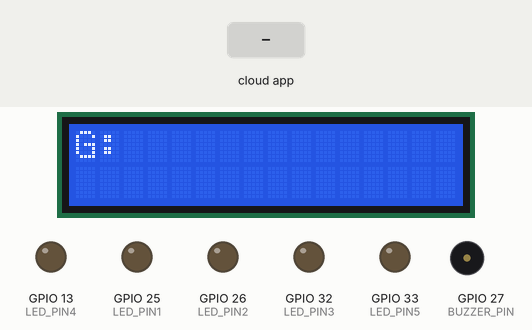
Simulated run of this sketch. Board: ESP32. Parts: 16×2 character LCD, output pins drawn as LEDs (lit = HIGH), buzzer (waves = sounding, pin HIGH). Dashed ring = blinking. The inputs (shaded band) are chosen by the test bench. WiFi joins after 1.5 s; servers stay silent unless stated; the Firebase database answers and starts empty; what the sketch prints to the serial monitor is not drawn.

Above: at 2.7 s.
2.8 s: the phone or cloud app sets detected_gesture to Water
At 3.5 s:
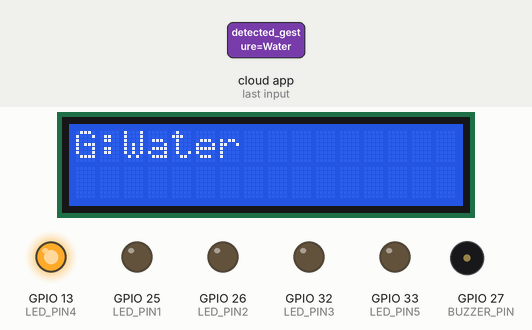
4.4 s: the phone or cloud app sets detected_gesture to Medicine
At 6.1 s:
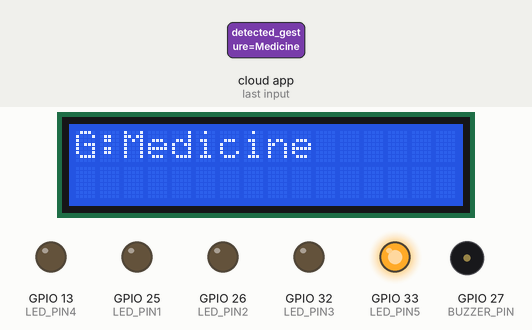
6.7 s: the phone or cloud app sets detected_gesture to Emergency
At 8.7 s:
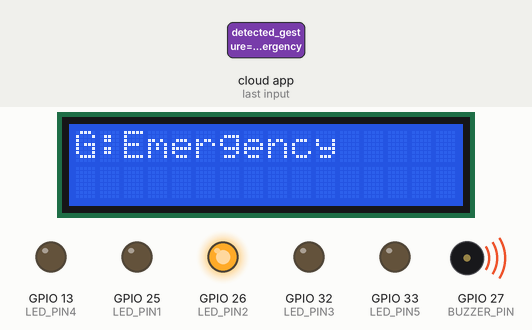
9.0 s: the phone or cloud app sets detected_gesture to Sanitation
At 10.5 s:
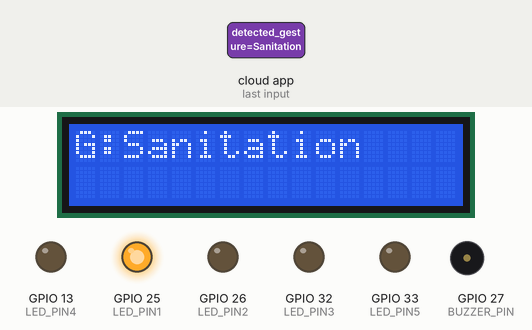
12.2 s: the phone or cloud app sets detected_gesture to Food
At 13.2 s:
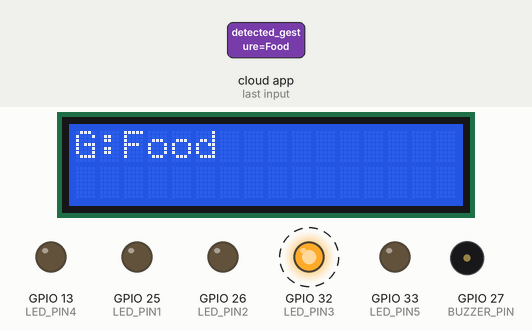
Timing chart, 0 to 14.7 s (numbered marks = the images above; inputs shaded):
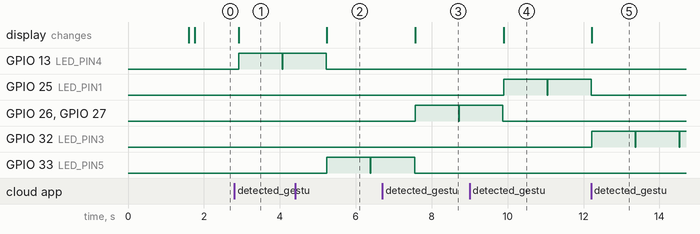

The sketch:

Led_buzzer_code.ino
```cpp
#include <Wire.h>
#include <LiquidCrystal_I2C.h>
#include <WiFi.h>
#include <FirebaseESP32.h>

// WiFi credentials
const char* ssid = "HMI";
const char* password = "12345678";

// Firebase configuration
FirebaseConfig config;
FirebaseAuth auth;
FirebaseData firebaseData;

// LCD setup: I2C address (0x27), 16 columns, 2 rows
LiquidCrystal_I2C lcd(0x27, 16, 2);

// Define LED and Buzzer pins
#define BUZZER_PIN 27
#define LED_PIN1 25   // Water - White
#define LED_PIN2 26   // Food - Blue
#define LED_PIN3 32   // Medicine - Green
#define LED_PIN4 13   // Emergency - Red
#define LED_PIN5 33   // Sanitation - Yellow (Updated)

void setup() {
  Serial.begin(115200);

  // Initialize LCD
  lcd.init();
  lcd.backlight();
  lcd.setCursor(0, 0);
  lcd.print("Starting...");

  // Set pin modes for LEDs and buzzer
  pinMode(BUZZER_PIN, OUTPUT);
  pinMode(LED_PIN1, OUTPUT);
  pinMode(LED_PIN2, OUTPUT);
  pinMode(LED_PIN3, OUTPUT);
  pinMode(LED_PIN4, OUTPUT);
  pinMode(LED_PIN5, OUTPUT);

  // Ensure all outputs are initially off
  digitalWrite(BUZZER_PIN, LOW);
  digitalWrite(LED_PIN1, LOW);
  digitalWrite(LED_PIN2, LOW);
  digitalWrite(LED_PIN3, LOW);
  digitalWrite(LED_PIN4, LOW);
  digitalWrite(LED_PIN5, LOW);

  // Connect to WiFi
  WiFi.begin(ssid, password);
  Serial.print("Connecting to WiFi");

  while (WiFi.status() != WL_CONNECTED) {
    Serial.print(".");
    delay(500);
  }
  Serial.println("\nWiFi Connected ✅");

  lcd.clear();
  lcd.setCursor(0, 0);
  lcd.print("WiFi Connected");

  // Set Firebase configuration
  config.host = "hmi1-99e38-default-rtdb.asia-southeast1.firebasedatabase.app";
  config.signer.tokens.legacy_token = "8pI4cyLRZUtMvmOj6qbbs8ta301iSmVis0iQfWDB";

  // Initialize Firebase
  Firebase.begin(&config, &auth);
  Firebase.reconnectWiFi(true);

  lcd.clear();
}

void loop() {
  // Read detected gesture from Firebase
  if (Firebase.getString(firebaseData, "/detected_gesture")) {
    if (firebaseData.dataType() == "string") {
      String detectedGesture = firebaseData.stringData();
      Serial.println("Detected Gesture: " + detectedGesture);

      // Turn off all LEDs and buzzer initially
      digitalWrite(BUZZER_PIN, LOW);
      digitalWrite(LED_PIN1, LOW);
      digitalWrite(LED_PIN2, LOW);
      digitalWrite(LED_PIN3, LOW);
      digitalWrite(LED_PIN4, LOW);
      digitalWrite(LED_PIN5, LOW);

      // Display detected gesture on LCD
      lcd.clear();
      lcd.setCursor(0, 0);
      lcd.print("G:" + detectedGesture);

      // Control LEDs and buzzer based on detected gesture
      if (detectedGesture == "Water") {

        digitalWrite(LED_PIN4, HIGH);   // Emergency LED (Red)
      } else if (detectedGesture == "Medicine") {
        digitalWrite(LED_PIN5, HIGH);   // Sanitation LED (Yellow)
      } else if (detectedGesture == "Emergency") {
        digitalWrite(LED_PIN2, HIGH);   // Food LED (Blue)
        digitalWrite(BUZZER_PIN, HIGH);
      } else if (detectedGesture == "Sanitation") {
        digitalWrite(LED_PIN1, HIGH);
          // Water LED (White)


      } else if (detectedGesture == "Food") {
        digitalWrite(LED_PIN3, HIGH);   // Medicine LED (Green)
      } else {
        Serial.println("Unknown Gesture: " + detectedGesture);
      }
    }
  } else {
    Serial.println("❌ Failed to retrieve data: " + firebaseData.errorReason());
    lcd.setCursor(0, 1);
    lcd.print("Firebase Error");
  }

  delay(1000);  // Check Firebase every second
}
```

Measured:
- after the input at 2.8 s, GPIO 13 (LED_PIN4): LOW → HIGH after 0.11 s, → LOW 1.2 s later, → HIGH 0.01 s later; the display: changes after 0.11 s (image 1)
- after the input at 4.4 s, GPIO 13 (LED_PIN4): goes on until 5.2 s, then stays LOW; GPIO 33 (LED_PIN5): LOW → HIGH after 0.84 s, → LOW 1.2 s later, → HIGH 0.01 s later; the display: changes after 0.84 s (image 2)
- after the input at 6.7 s, GPIO 26 (LED_PIN2), GPIO 27 (BUZZER_PIN): LOW → HIGH after 0.86 s, → LOW 1.2 s later, → HIGH 0.01 s later; GPIO 33 (LED_PIN5): goes on until 7.5 s, then stays LOW; the display: changes after 0.86 s (image 3)
- after the input at 9.0 s, GPIO 25 (LED_PIN1): LOW → HIGH after 0.89 s, → LOW 1.2 s later, → HIGH 0.01 s later; GPIO 26 (LED_PIN2), GPIO 27 (BUZZER_PIN): goes on until 9.9 s, then stays LOW; the display: changes after 0.89 s (image 4)
- after the input at 12.2 s, GPIO 25 (LED_PIN1): goes on until 12.2 s, then stays LOW; GPIO 32 (LED_PIN3): alternates HIGH for 1.2 s and LOW for 0.01 s, starting at once; the display: changes at once (image 5)
